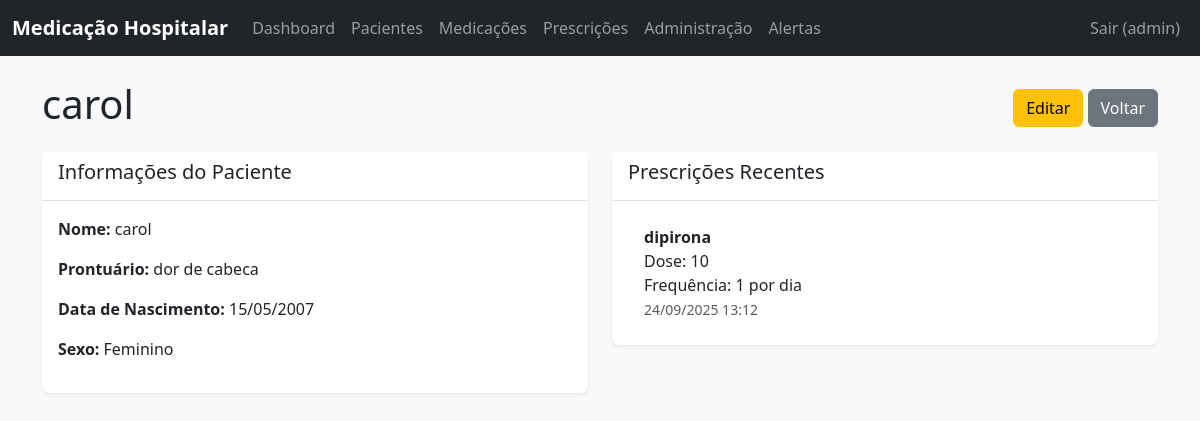
The app's page /pacientes/2/ (signed in) with its own data.
### core/models.py (models this page shows, shortened)
class Usuario(AbstractUser):
    USERNAME_FIELD = 'username'
    EMAIL_FIELD = 'email'
    TIPO_USUARIO_CHOICES = [
        ('medico', 'Médico'),
        ('enfermeiro', 'Enfermeiro'),
        ('administrador', 'Administrador'),
    ]
    tipo_usuario = models.CharField(max_length=15, choices=TIPO_USUARIO_CHOICES, default='enfermeiro')
    class Meta:
        verbose_name = "Usuário"
        verbose_name_plural = "Usuários"

class Paciente(models.Model):
    SEXO_CHOICES = [
        ('M', 'Masculino'),
        ('F', 'Feminino'),
        ('O', 'Outro'),
    ]
    nome = models.CharField(max_length=255)
    data_nascimento = models.DateField()
    sexo = models.CharField(max_length=1, choices=SEXO_CHOICES)
    prontuario = models.CharField(max_length=50, unique=True)
    class Meta:
        verbose_name = "Paciente"
        verbose_name_plural = "Pacientes"

class Prescricao(models.Model):
    paciente = models.ForeignKey(Paciente, on_delete=models.CASCADE)
    medicamento = models.ForeignKey(Medicamento, on_delete=models.CASCADE)
    data_hora = models.DateTimeField(auto_now_add=True)
    dose = models.CharField(max_length=100)
    frequencia = models.CharField(max_length=100)
    class Meta:
        verbose_name = "Prescrição"
        verbose_name_plural = "Prescrições"

class Medicamento(models.Model):
    nome = models.CharField(max_length=255)
    dosagem = models.CharField(max_length=100)
    via_administracao = models.CharField(max_length=100)
    class Meta:
        verbose_name = "Medicamento"
        verbose_name_plural = "Medicamentos"

### core/views_frontend.py (the view)
class PacienteDetailView(LoginRequiredMixin, DetailView):
    model = Paciente
    template_name = 'core/paciente_detail.html'
    context_object_name = 'paciente'

### templates/core/paciente_detail.html (shortened to what this page needs)
{% extends 'base.html' %}
{% load static %}
{% block content %}
<div class="row">
    <div class="col-12">
        <div class="d-flex justify-content-between align-items-center mb-3">
            <h1>{{ paciente.nome }}</h1>
            <div>
                <a href="{% url 'paciente_update' paciente.pk %}" class="btn btn-warning">Editar</a>
                <a href="{% url 'paciente_list' %}" class="btn btn-secondary">Voltar</a>
            </div>
        </div>
    </div>
</div>
<div class="row">
    <div class="col-md-6">
        <div class="card">
            <div class="card-header">
                <h5>Informações do Paciente</h5>
            </div>
            <div class="card-body">
                <p><strong>Nome:</strong> {{ paciente.nome }}</p>
                <p><strong>Prontuário:</strong> {{ paciente.prontuario }}</p>
                <p><strong>Data de Nascimento:</strong> {{ paciente.data_nascimento|date:"d/m/Y" }}</p>
                <p><strong>Sexo:</strong> {{ paciente.get_sexo_display }}</p>
            </div>
        </div>
    </div>
    <div class="col-md-6">
        <div class="card">
            <div class="card-header">
                <h5>Prescrições Recentes</h5>
            </div>
            <div class="card-body">
                {% if paciente.prescricao_set.all %}
                    <ul class="list-group list-group-flush">
                        {% for prescricao in paciente.prescricao_set.all %}
                            <li class="list-group-item">
                                <strong>{{ prescricao.medicamento.nome }}</strong>
                                <br>Dose: {{ prescricao.dose }}
                                <br>Frequência: {{ prescricao.frequencia }}
                                <br><small class="text-muted">{{ prescricao.data_hora|date:"d/m/Y H:i" }}</small>
                            </li>
                        {% endfor %}
                    </ul>
                {% else %}
                    <p class="text-muted">Nenhuma prescrição encontrada.</p>
                {% endif %}
            </div>
        </div>
    </div>
</div>
{% endblock %}

### templates/base.html (shortened to what this page needs)
{% load static %}
<!DOCTYPE html>
<html lang="pt-br">
<head>
    <link href="https://cdn.jsdelivr.net/npm/bootstrap@5.3.0/dist/css/bootstrap.min.css" rel="stylesheet">
    <link rel="stylesheet" href="{% static 'css/style.css' %}">
</head>
<body>
    <nav class="navbar navbar-expand-lg navbar-dark bg-dark">
        <div class="container-fluid">
            <a class="navbar-brand" href="{% url 'dashboard' %}">Medicação Hospitalar</a>
            <div class="collapse navbar-collapse" id="navbarNav">
                <ul class="navbar-nav me-auto mb-2 mb-lg-0">
                    {% if user.is_authenticated %}
                        <li class="nav-item">
                            <a class="nav-link" href="{% url 'dashboard' %}">Dashboard</a>
                        </li>
                        <li class="nav-item">
                            <a class="nav-link" href="{% url 'paciente_list' %}">Pacientes</a>
                        </li>
                        <li class="nav-item">
                            <a class="nav-link" href="{% url 'medicamento_list' %}">Medicações</a>
                        </li>
                        <li class="nav-item">
                            <a class="nav-link" href="{% url 'prescricao_list' %}">Prescrições</a>
                        </li>
                        <li class="nav-item">
                            <a class="nav-link" href="{% url 'administracao_list' %}">Administração</a>
                        </li>
                        <li class="nav-item">
                            <a class="nav-link" href="{% url 'alerta_list' %}">Alertas</a>
                        </li>
                    {% endif %}
                </ul>
                <ul class="navbar-nav">
                    {% if user.is_authenticated %}
                        <li class="nav-item">
                            <a class="nav-link" href="{% url 'logout' %}">Sair ({{ user.username }})</a>
                        </li>
                    {% else %}
                        <li class="nav-item">
                            <a class="nav-link" href="{% url 'login' %}">Login</a>
                        </li>
                    {% endif %}
                </ul>
            </div>
        </div>
    </nav>
    <div class="container mt-4">
        {% block content %}
        {% endblock %}
    </div>
</body>
</html>

### static/css/style.css (style rules this page uses)
body { font-family: 'Segoe UI', Tahoma, Geneva, Verdana, sans-serif; background-color: #f8f9fa; }
.navbar-brand { font-weight: bold; }
.card { border: none; box-shadow: 0 0.125rem 0.25rem rgba(0, 0, 0, 0.075); border-radius: 0.5rem; }
.card-header { background-color: #fff; border-bottom: 1px solid #dee2e6; font-weight: 600; }
.btn { border-radius: 0.375rem; }

### records on screen
Usuario: username "admin"
Paciente: nome "carol", prontuario "dor de cabeca", data_nascimento "15/05/2007", sexo "Feminino"
Prescricao: medicamento.nome "dipirona", dose "10", frequencia "1 por dia", data_hora "24/09/2025 13:12"
